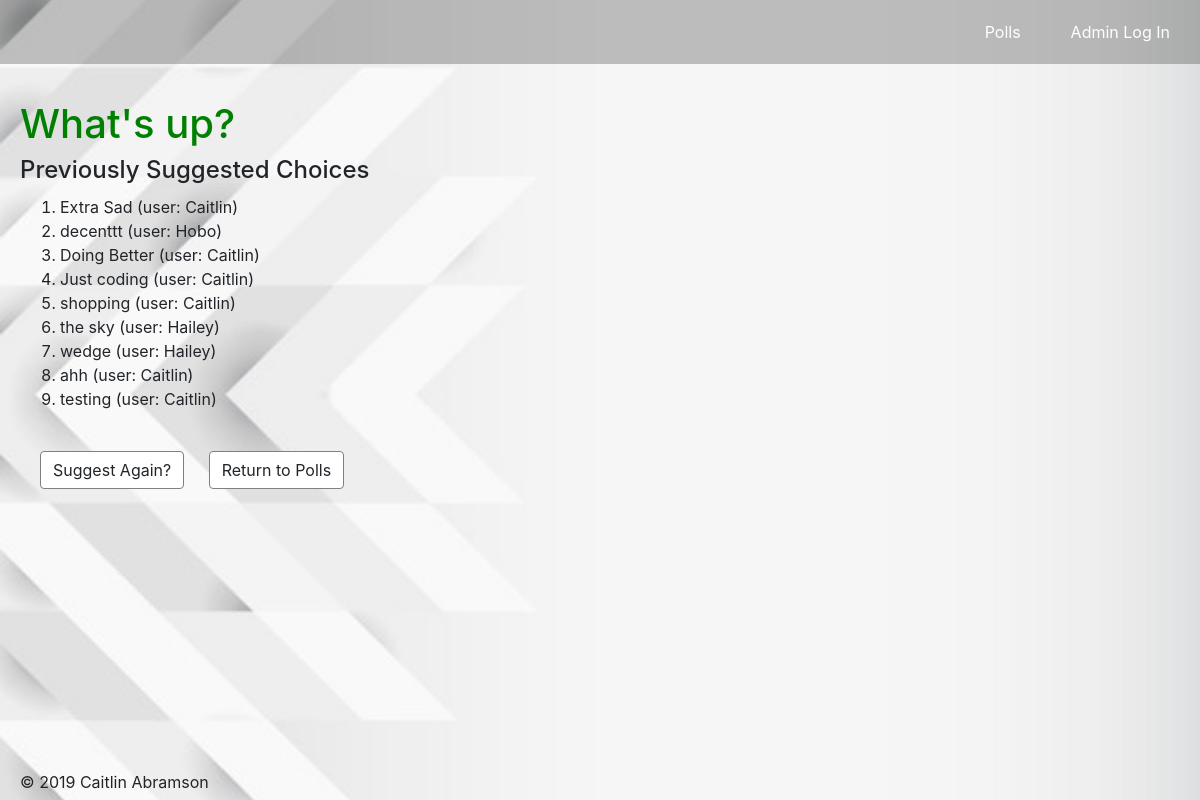
/polls/1/suggestions/list, run on an earlier commit of the app's database.
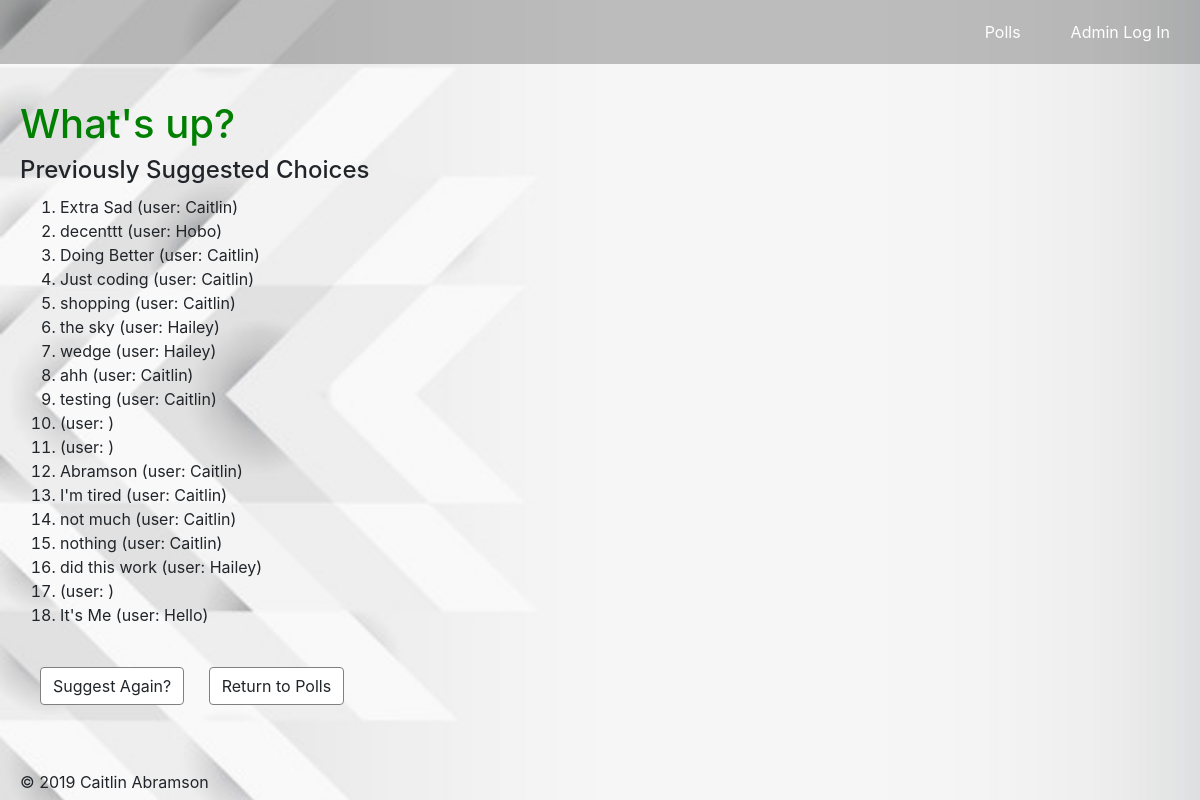
And on a later commit of the database.
### polls/models.py (models this page shows, shortened)
class Suggestion(models.Model):
    question = models.ForeignKey(Question,
        on_delete=models.CASCADE)
    suggestion_name = models.CharField(max_length=100)
    suggestion_text = models.CharField(max_length=250)

### polls/views.py (the view)
# urls.py: path('<int:pk>/suggestions/list', views.SuggestionListView.as_view(), name='suggestionsList')
class SuggestionListView(generic.DetailView):
    model = Question
    template_name = 'polls/suggestionsList.html'

### polls/templates/polls/suggestionsList.html (shortened to what this page needs)
<!DOCTYPE html>
<head>
    {% load staticfiles %}
    <link rel='stylesheet' type='text/css' href="/static/polls/css/bootstrap.min.css" />
    <link rel="stylesheet" type="text/css" href="{% static 'polls/style.css' %}">
</head>
<body>
    <div class="nav">
        <ul>
            <li class="nav_link"> <a href="http://127.0.0.1:8000/admin/"> Admin Log In</a> </li>
            <li class="nav_link"><a href="{% url 'polls:index' %}"> Polls </a></li>
        </ul>
    </div>
    <div class="header">
        <h1 class="question_label">{{ question.question_text }}</h1>
        <h4> Previously Suggested Choices </h4>
    </div>
    <div class="suggestion_list">
        <ul>
        {% for suggestion in question.suggestion_set.all %}
            <li>{{ suggestion.suggestion_text }} (user: {{ suggestion.suggestion_name }}) </li>
        {% endfor %}
        </ul>
    </div>
    <div class="buttons">
        <a class="btn btn-default" href="{% url 'polls:suggestions' question.id %}" role="button">Suggest Again?</a>
        <a class="btn btn-default" href="{% url 'polls:index' %}" role="button">Return to Polls</a>
    </div>
    <div class="footer">
        <p>&copy; 2019 Caitlin Abramson</p>
</body>

What changed in the data, as far as the page shows it:
added Suggestion: suggestion_text "Abramson", suggestion_name "Caitlin"
added Suggestion: suggestion_text "I'm tired", suggestion_name "Caitlin"
added Suggestion: suggestion_text "not much", suggestion_name "Caitlin"
added Suggestion: suggestion_text "nothing", suggestion_name "Caitlin"
added Suggestion: suggestion_text "did this work", suggestion_name "Hailey"
added Suggestion: suggestion_text "It's Me", suggestion_name "Hello"
